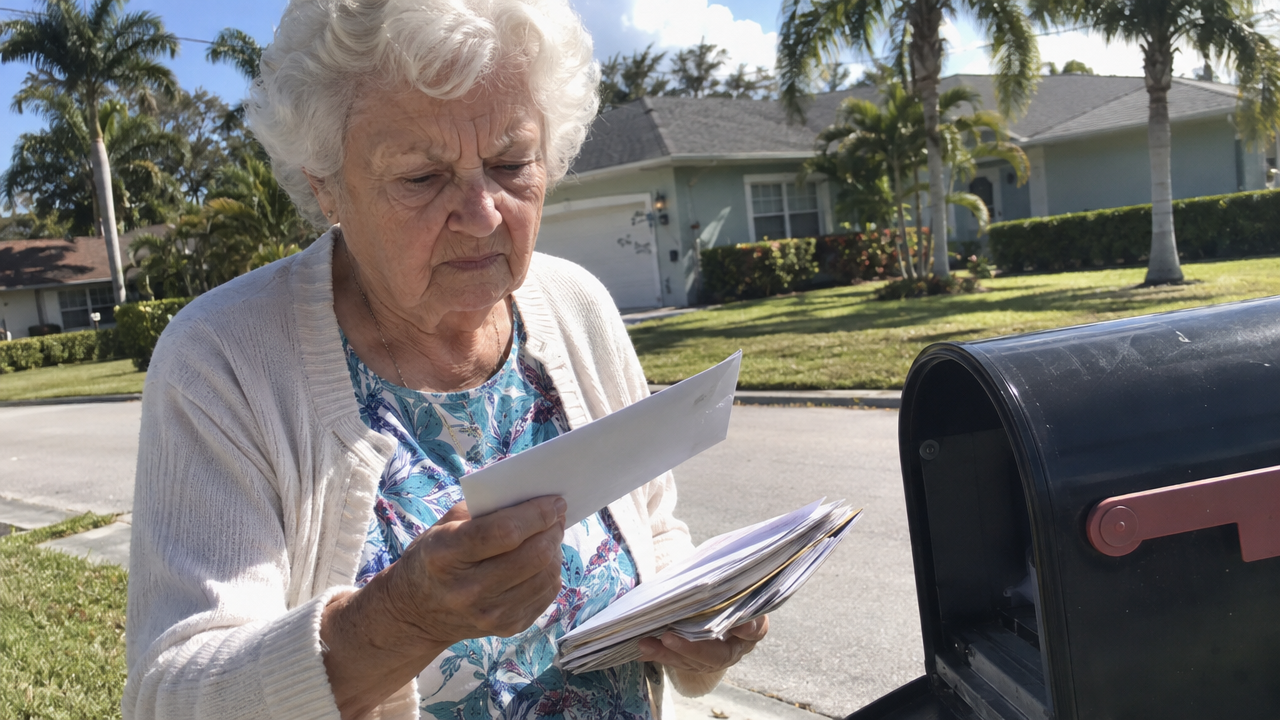
#> input picture products/lost-money/creatives/video/s1.png, 1280 x 720 px
$ python -i render.py   (imports and definitions only)
#> lines starting #> are read from the running program, lines starting #| are printed output that depends on the picture
#!/usr/bin/env python3
"""Monta a amostra do documentario D.B. Cooper (PT-BR).

Pipeline: linha do tempo ancorada nas palavras da narracao -> cada plano
renderizado em mp4 (Ken Burns / clipe, graficos, grao, vinheta, letterbox)
-> uniao com dissolves (xfade) -> legendas ASS -> mixagem de audio.
"""
import json, math, os, re, subprocess, sys
from multiprocessing import Pool
import numpy as np
from PIL import Image, ImageDraw, ImageFilter, ImageFont

ROOT = os.path.dirname(os.path.dirname(os.path.abspath(__file__)))
A = lambda *p: os.path.join(ROOT, *p)
W, H, FPS = 1920, 1080, 30
BAR = 92  # letterbox
FONT = {
    'bebas': A('assets/BebasNeue.ttf'), 'oswald': A('assets/Oswald.ttf'),
    'type': A('assets/SpecialElite.ttf'), 'hand': A('assets/Caveat.ttf'),
    'inter': A('assets/Inter.ttf'),
}

# [8 lines left out: function font, not called in this run]

# ------------------------------------------------------------------ timeline
SEGS = ['s1', 's2', 's3', 's4', 's5', 's6', 's7', 's8']
GAP_AFTER = {'s1': 1.1, 's2': 0.7, 's3': 0.9, 's4': 0.7, 's5': 0.8, 's6': 1.3, 's7': 1.0}
T0 = 2.4  # abertura com tempestade antes da voz

def dur(p):
    return float(subprocess.check_output(['ffprobe', '-v', 'error', '-show_entries', 'format=duration', '-of', 'csv=p=0', p]))

seg_start, words = {}, {}
t = T0
# [5 lines not run here, left out]
NARR_END = t
END = NARR_END + 0.6 + 5.0

def norm(x):
    return re.sub(r'[^\w]', '', x.lower())

# [16 lines left out: functions at, segin, not called in this run]

# Cada plano: (inicio, tipo, fonte, opcoes)
SH = []
def shot(t, kind, src=None, **o):
    SH.append(dict(t=t, kind=kind, src=src, **o))

# [52 lines not run here, left out]
# [1 line that did not run here, left out]
# [1 line that did not run here, left out]

# ------------------------------------------------------------------ look
rng = np.random.default_rng(7)
GRAIN = [rng.normal(0, 9, (H // 2, W // 2)).astype(np.float32) for _ in range(6)]
GRAIN = [np.asarray(Image.fromarray(g).resize((W, H), Image.BILINEAR))[..., None] for g in GRAIN]
yy, xx = np.mgrid[0:H, 0:W]
VIG = 1 - 0.45 * np.clip(((xx - W / 2) / (W / 2)) ** 2 * 0.6 + ((yy - H / 2) / (H / 2)) ** 2 * 0.9, 0, 1) ** 1.3
VIG = VIG[..., None].astype(np.float32)

# [14 lines left out: functions finish, shadow_text, not called in this run]

def ease(x):
    x = max(0.0, min(1.0, x))
    return x * x * (3 - 2 * x)

# [127 lines left out: functions draw_overlays, load_geo, make_map, not called in this run]

MAPS = {}

# [99 lines left out: functions map_frame, kb_frame, card_frame, end_frame, video_frames, not called in this run]

def render_shot(i):
    s = SH[i]
    out = A('render', 'shots', f'{i:03d}.mp4')
    n = int(round(s['len'] * FPS))
    enc = subprocess.Popen(['ffmpeg', '-v', 'error', '-y', '-f', 'rawvideo', '-pix_fmt', 'rgb24', '-s', f'{W}x{H}', '-r', str(FPS), '-i', '-',
                            '-c:v', 'libx264', '-preset', 'medium', '-crf', '15', '-pix_fmt', 'yuv420p', out], stdin=subprocess.PIPE)
    logical0 = s['t'] - s['render_start']  # quanto do clipe vem antes do corte
    src = None
    if s['kind'] == 'img':
        src = Image.open(A('img', s['src'] + '.png')).convert('RGB')
        if s.get('blur'):
            src = src.filter(ImageFilter.GaussianBlur(s['blur']))
    gen = video_frames(s['src'], n) if s['kind'] == 'video' else None
    for fi in range(n):
        lt_r = fi / FPS
        lt = lt_r - logical0
        gt = s['render_start'] + lt_r
        p = lt_r / max(s['len'], 0.01)
        if s['kind'] == 'img':
            fr = kb_frame(src, s.get('move', 'in'), p, s.get('focus', (0.5, 0.5)), lt)
        elif s['kind'] == 'video':
            fr = next(gen, None) or fr
        elif s['kind'] == 'map':
            fr = map_frame(s['src'], max(lt, 0), s['end'] - s['t'])
        elif s['kind'] == 'card':
            fr = card_frame(s['text'], max(lt, 0))
        else:
            fr = end_frame(max(lt, 0))
        if s.get('dim', 1.0) != 1.0:
            dm = s['dim']; fr = fr.point(lambda v: int(v * dm))
        fr = draw_overlays(fr, s, lt, gt)
        a = finish(fr, fi + i * 3)
        if s.get('flash') and 0 <= lt < 0.35:
            a = np.clip(a.astype(np.float32) + 255 * (1 - lt / 0.35) * 0.85, 0, 255).astype(np.uint8)
            a[:BAR] = 0; a[H - BAR:] = 0
        enc.stdin.write(a.tobytes())
    enc.stdin.close(); enc.wait()
    return i

# ------------------------------------------------------------------ subtitles
def ass_time(x):
    h = int(x // 3600); m = int(x % 3600 // 60); s = x % 60
    return f'{h}:{m:02d}:{s:05.2f}'

# [91 lines left out: functions write_ass, assemble, not called in this run]

# [15 lines not run here, left out]

>>> import cv2
>>> picture = cv2.imread('../../products/lost-money/creatives/video/s1.png', cv2.IMREAD_GRAYSCALE)
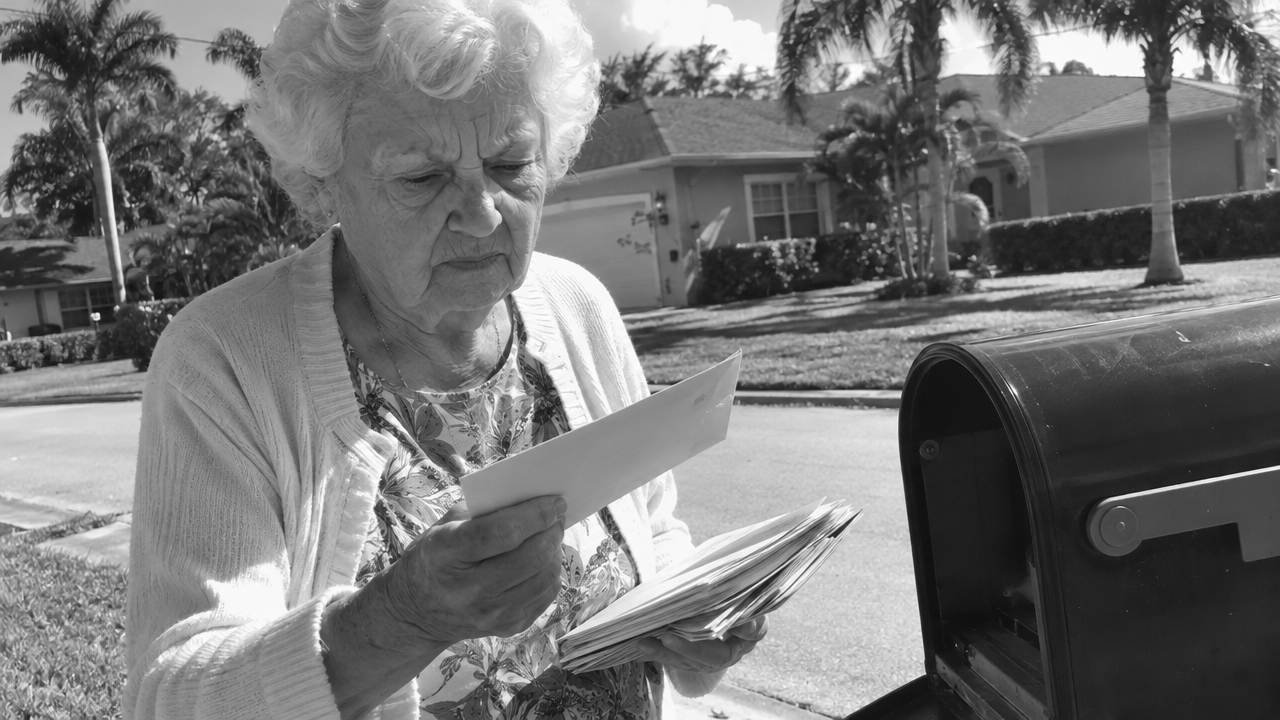
#> picture: shape (720, 1280); min 13, max 255, mean 117.6
#> (the run stopped early here; a loop or call above may not have finished)

$ run again, on products/lost-money/creatives/video/s5.png
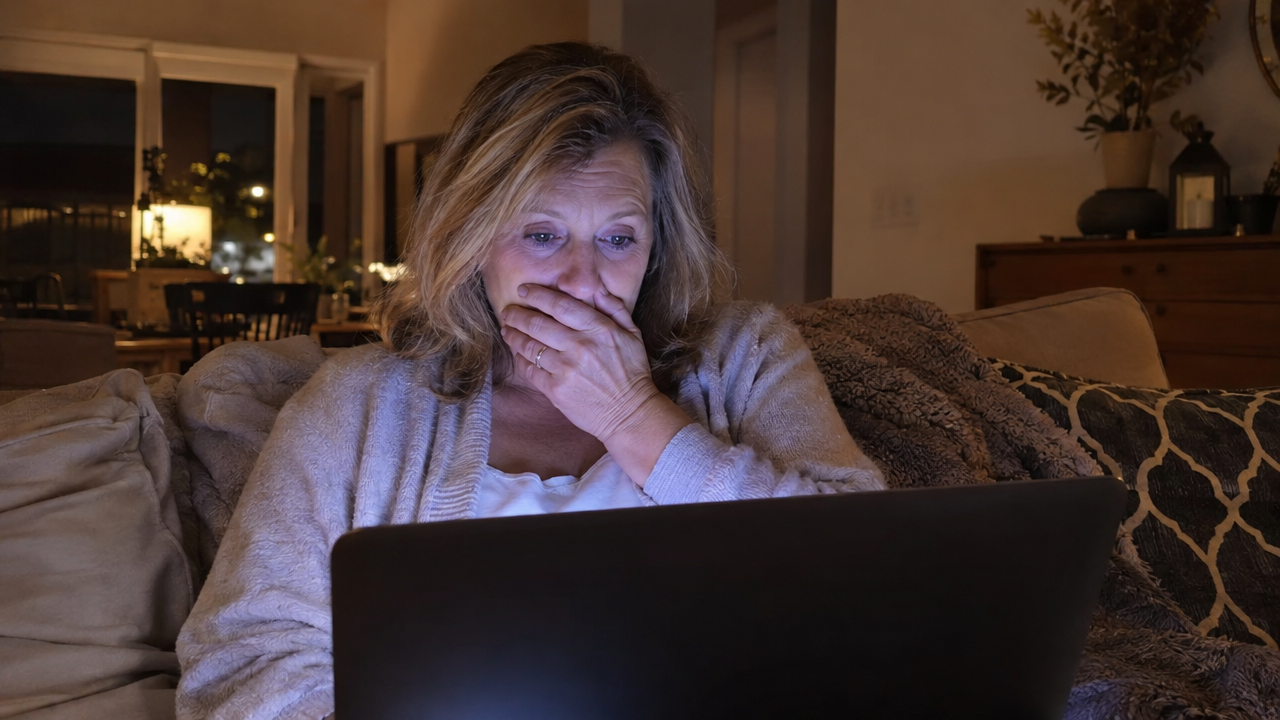
#> input picture products/lost-money/creatives/video/s5.png, 1280 x 720 px
#> `picture = cv2.imread('../../products/lost-money/creatives/video/s1.png..`:
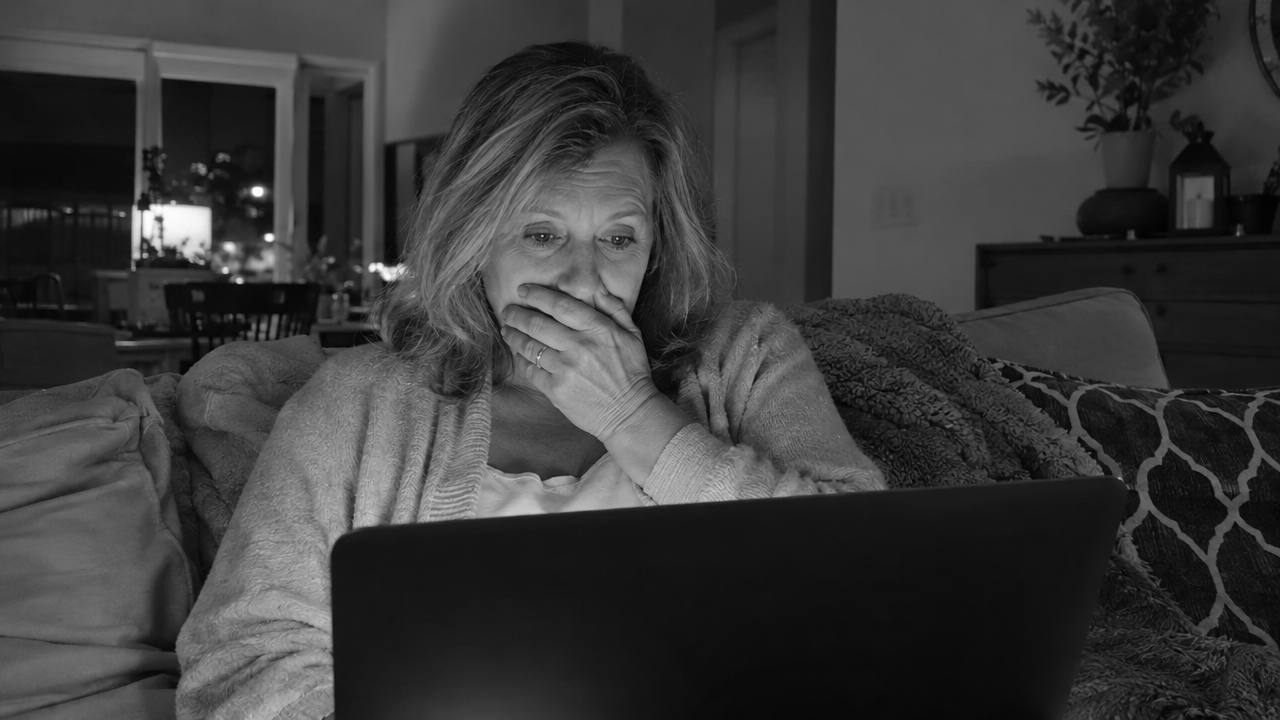
#> picture: shape (720, 1280); min 2, max 255, mean 58.1
